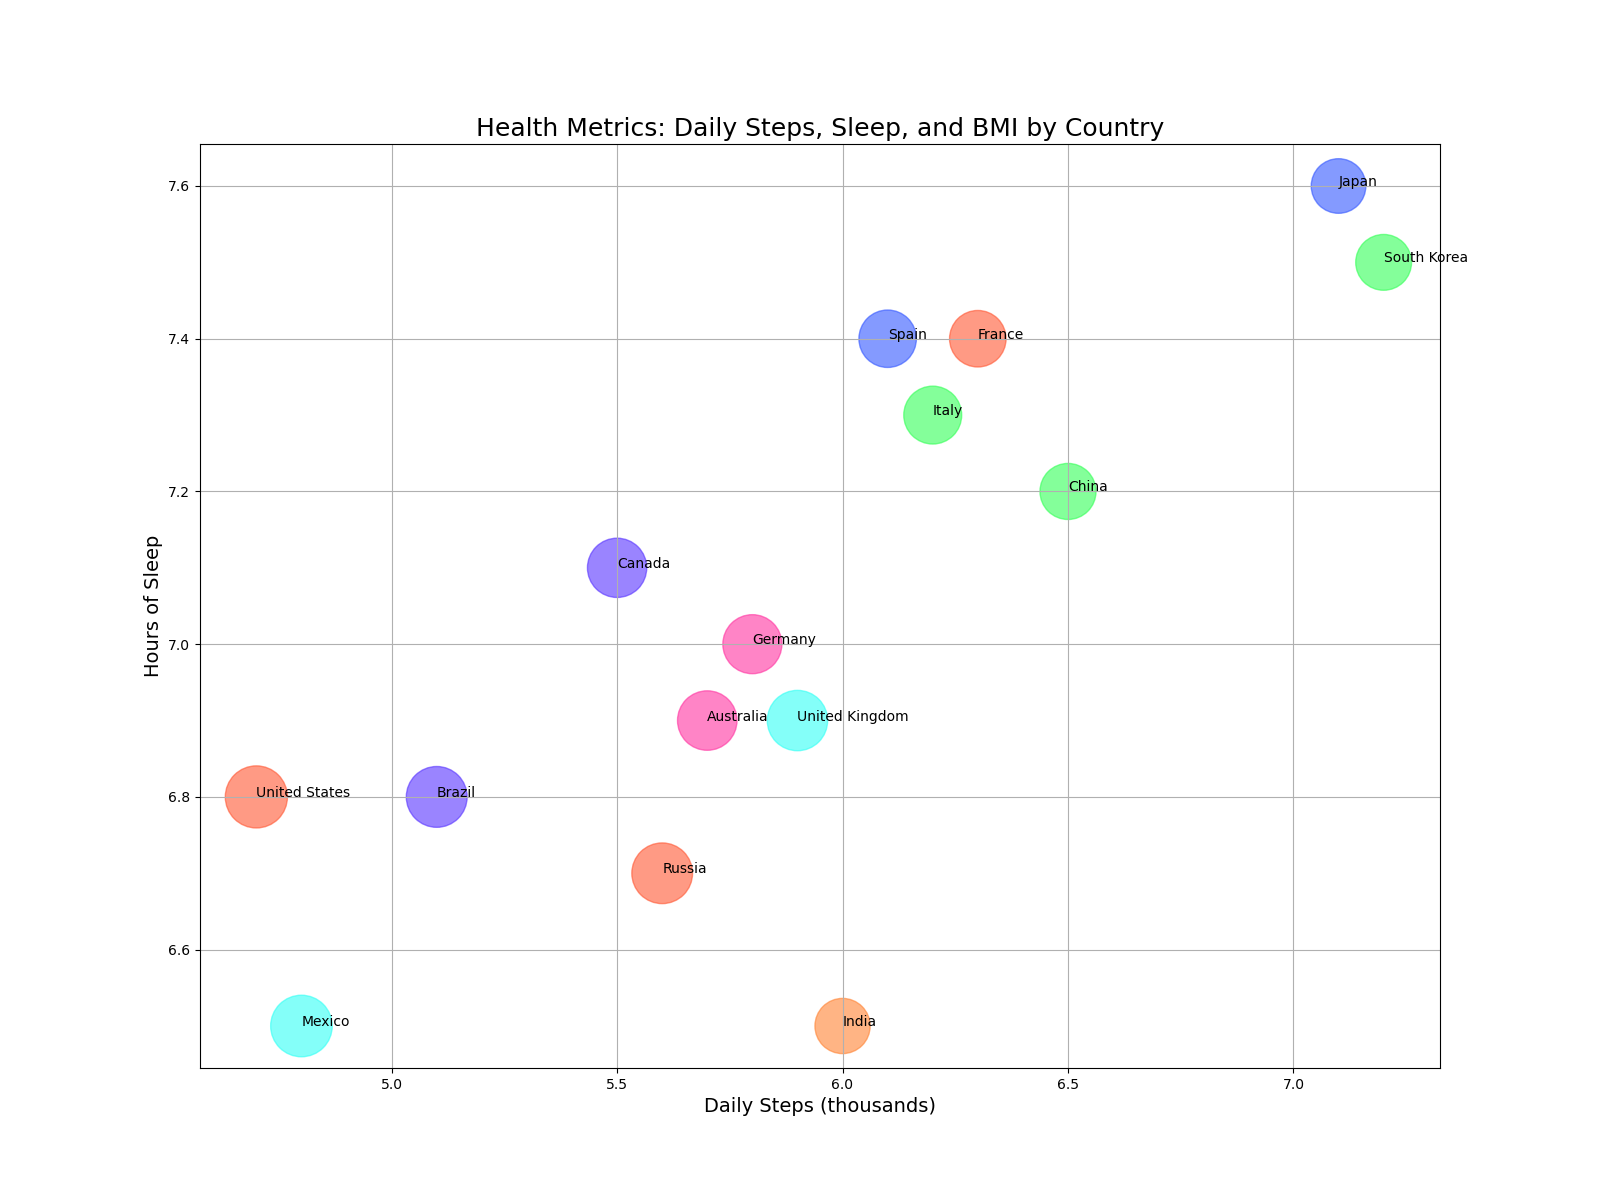

Write Python code to recreate this figure.

import matplotlib.pyplot as plt

# Data
countries = ['United States', 'China', 'Japan', 'Germany', 'India', 
             'United Kingdom', 'France', 'Brazil', 'Italy', 'Canada', 
             'Russia', 'South Korea', 'Spain', 'Australia', 'Mexico']
daily_steps = [4.7, 6.5, 7.1, 5.8, 6.0, 5.9, 6.3, 5.1, 6.2, 5.5, 
               5.6, 7.2, 6.1, 5.7, 4.8]  # in thousands
hours_sleep = [6.8, 7.2, 7.6, 7.0, 6.5, 6.9, 7.4, 6.8, 7.3, 7.1, 
               6.7, 7.5, 7.4, 6.9, 6.5]  # in hours
bmi = [29.1, 23.7, 22.5, 26.3, 23.0, 27.5, 24.1, 27.9, 25.3, 26.5, 
       27.8, 23.5, 24.9, 26.7, 28.6]  # Body Mass Index

# Color for each country
colors = ['#FF5733', '#33FF57', '#3357FF', '#FF33A1', '#FF8333', 
          '#33FFF5', '#FF5733', '#5733FF', '#33FF57', '#5733FF', 
          '#FF5733', '#33FF57', '#3357FF', '#FF33A1', '#33FFF5']

# Using BMI as the size of the bubble
sizes = [b / max(bmi) * 2000 for b in bmi]

# Set up the figure size
plt.figure(figsize=(16, 12))

# Scatter plot
plt.scatter(daily_steps, hours_sleep, s=sizes, c=colors, alpha=0.6)

# Labels and Title
plt.title('Health Metrics: Daily Steps, Sleep, and BMI by Country', fontsize=18)
plt.xlabel('Daily Steps (thousands)', fontsize=14)
plt.ylabel('Hours of Sleep', fontsize=14)

# Add country names to the bubbles
for i, country in enumerate(countries):
    plt.annotate(country, (daily_steps[i], hours_sleep[i]), fontsize=10)

# Show grid
plt.grid(True)

# Show the plot
plt.show()
